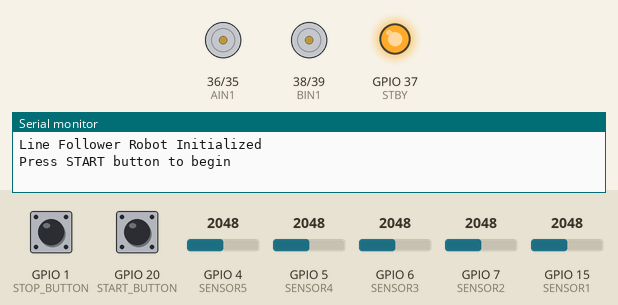
Simulated run of this sketch. Board: ESP32-S3. Shown: motor-driver pin pairs drawn as motors (green arrow = first pin HIGH = forward, orange = second pin HIGH = backward, longer = more drive, scaled by the enable pin, stopped while the standby pin is LOW), output pins drawn as LEDs (lit = HIGH), the last lines printed to the serial monitor. Inputs (shaded band) come from the test bench; at power-on: GPIO 20 (START_BUTTON) LOW, GPIO 4 (SENSOR5) = 2048, GPIO 1 (STOP_BUTTON) LOW, GPIO 6 (SENSOR3) = 2048, GPIO 5 (SENSOR4) = 2048, GPIO 7 (SENSOR2) = 2048, GPIO 15 (SENSOR1) = 2048.

Above: at 1.2 s.
1.3 s: GPIO 20 (START_BUTTON) pulled HIGH for 0.15 s
At 1.7 s:
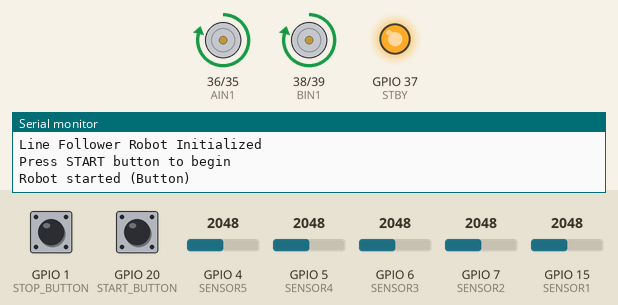
2.9 s: GPIO 4 (SENSOR5) set to 1772
4.4 s: GPIO 4 (SENSOR5) set to 1669
At 5.6 s:
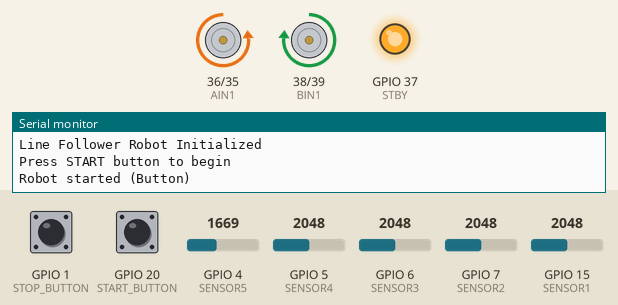
5.9 s: GPIO 1 (STOP_BUTTON) pulled HIGH for 0.15 s
At 6.3 s:
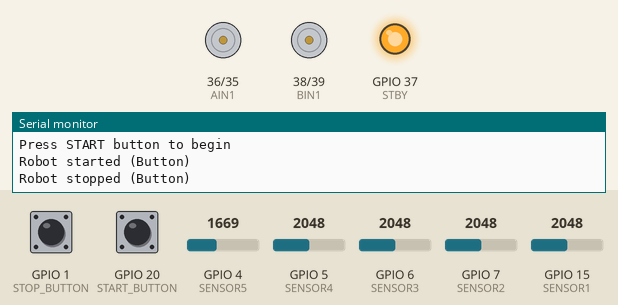
7.5 s: GPIO 20 (START_BUTTON) pulled HIGH for 1 s
At 8.8 s:
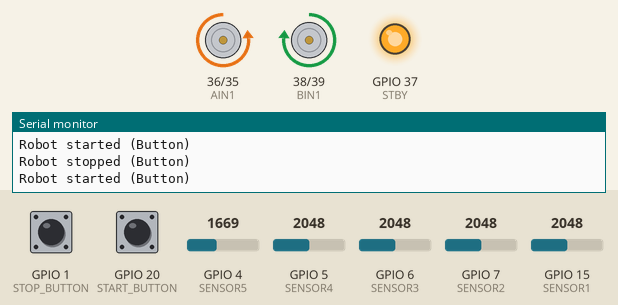
10.0 s: GPIO 6 (SENSOR3) set to 1660
At 11.1 s:
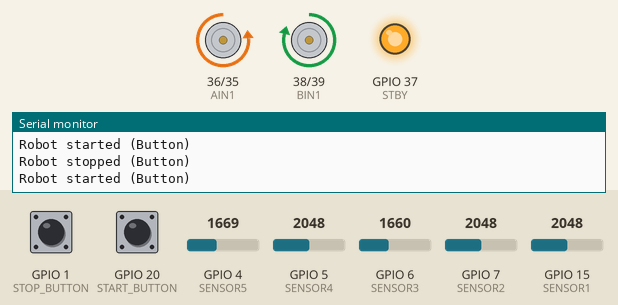
Timing chart, 0 to 12.5 s (numbered marks = the images above; inputs shaded):
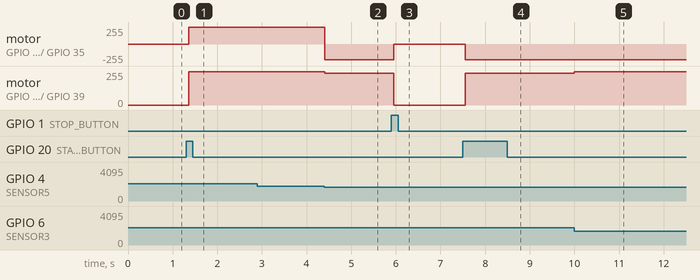

The sketch:

test7.ino
```cpp
// Line Follower Robot with Physical Button Control
// ESP32S with TCRT5000 sensors and TB6612FNG motor driver

// TCRT5000 Sensor Pins (analog)
#define SENSOR1 15
#define SENSOR2 7
#define SENSOR3 6
#define SENSOR4 5
#define SENSOR5 4

// TB6612FNG Motor Driver Pins
#define PWMA 21
#define AIN2 35
#define AIN1 36
#define STBY 37
#define BIN1 38
#define BIN2 39
#define PWMB 40

// Button Pins (with internal pull-down)
#define START_BUTTON 20
#define STOP_BUTTON 1

// Motor speed settings
#define BASE_SPEED 250
#define MAX_SPEED 255
#define TURN_SPEED 240

// PWM settings
#define PWM_FREQ 1000
#define PWM_RESOLUTION 8
#define PWM_CHANNEL_A 0
#define PWM_CHANNEL_B 1

// Button debounce settings
#define DEBOUNCE_DELAY 50

// Global variables
bool robotRunning = false;
int sensorValues[5] = {0, 0, 0, 0, 0};
int threshold = 1700; // Adjust based on your sensor calibration
int lastDirection = 0; // -1 for left, 1 for right, 0 for center

// Button variables
bool lastStartButtonState = LOW;
bool lastStopButtonState = LOW;
unsigned long lastStartDebounceTime = 0;
unsigned long lastStopDebounceTime = 0;

void setup() {
  Serial.begin(115200);

  // Initialize sensor pins
  pinMode(SENSOR1, INPUT);
  pinMode(SENSOR2, INPUT);
  pinMode(SENSOR3, INPUT);
  pinMode(SENSOR4, INPUT);
  pinMode(SENSOR5, INPUT);

  // Initialize button pins with internal pull-down
  pinMode(START_BUTTON, INPUT_PULLDOWN);
  pinMode(STOP_BUTTON, INPUT_PULLDOWN);

  // Initialize motor driver pins
  pinMode(AIN1, OUTPUT);
  pinMode(AIN2, OUTPUT);
  pinMode(BIN1, OUTPUT);
  pinMode(BIN2, OUTPUT);
  pinMode(STBY, OUTPUT);

  // Setup PWM channels
  ledcSetup(PWM_CHANNEL_A, PWM_FREQ, PWM_RESOLUTION);
  ledcSetup(PWM_CHANNEL_B, PWM_FREQ, PWM_RESOLUTION);
  ledcAttachPin(PWMA, PWM_CHANNEL_A);
  ledcAttachPin(PWMB, PWM_CHANNEL_B);

  // Enable motor driver
  digitalWrite(STBY, HIGH);

  // Stop motors initially
  stopMotors();

  Serial.println("Line Follower Robot Initialized");
  Serial.println("Press START button to begin");
}

void loop() {
  // Read and handle button presses
  handleButtons();

  // Read sensor values
  readSensors();

  // Run line following algorithm if robot is started
  if (robotRunning) {
    followLine();
  }

  delay(5); // Reduced delay for faster response
}

void handleButtons() {
  // Read current button states
  bool startButtonReading = digitalRead(START_BUTTON);
  bool stopButtonReading = digitalRead(STOP_BUTTON);

  // Handle Start Button with debouncing
  if (startButtonReading != lastStartButtonState) {
    lastStartDebounceTime = millis();
  }

  if ((millis() - lastStartDebounceTime) > DEBOUNCE_DELAY) {
    if (startButtonReading == HIGH && !robotRunning) {
      robotRunning = true;
      Serial.println("Robot started (Button)");
    }
  }

  lastStartButtonState = startButtonReading;

  // Handle Stop Button with debouncing
  if (stopButtonReading != lastStopButtonState) {
    lastStopDebounceTime = millis();
  }

  if ((millis() - lastStopDebounceTime) > DEBOUNCE_DELAY) {
    if (stopButtonReading == HIGH && robotRunning) {
      robotRunning = false;
      stopMotors();
      Serial.println("Robot stopped (Button)");
    }
  }

  lastStopButtonState = stopButtonReading;
}

void readSensors() {
  sensorValues[0] = analogRead(SENSOR1);
  sensorValues[1] = analogRead(SENSOR2);
  sensorValues[2] = analogRead(SENSOR3);
  sensorValues[3] = analogRead(SENSOR4);
  sensorValues[4] = analogRead(SENSOR5);
}

void followLine() {
  // Convert analog values to digital (1 = black line detected, 0 = white)
  bool s1 = sensorValues[0] > threshold;
  bool s2 = sensorValues[1] > threshold;
  bool s3 = sensorValues[2] > threshold;
  bool s4 = sensorValues[3] > threshold;
  bool s5 = sensorValues[4] > threshold;

  // Check if any sensor detects the line
  bool lineDetected = s1 || s2 || s3 || s4 || s5;

  // Priority-based line following logic
  if (!lineDetected) {
    // No line detected - continue rotating in the last known direction
    if (lastDirection == -1) {
      rotateLeft(TURN_SPEED);
    }
    else if (lastDirection == 1) {
      rotateRight(TURN_SPEED);
    }
    else {
      rotateRight(TURN_SPEED);
      lastDirection = 1;
    }
  }
  // FORWARD - 1 1 1 1 1
  else if (s1 && s2 && s3 && s4 && s5) {
    moveForward(BASE_SPEED);
    lastDirection = 0;
  }
  // FORWARD - MIDDLE ONLY - 0 0 1 0 0
  else if (!s1 && !s2 && s3 && !s4 && !s5) {
    moveForward(MAX_SPEED);
    lastDirection = 0;
  }
  // FFORWARD - NO MIDDLE - 0 1 0 1 0
  else if (!s1 && s2 && !s3 && s4 && !s5) {
    moveForward(BASE_SPEED);
    lastDirection = 0;
  }
  // FFORWARD - NO MIDDLE - 1 0 0 0 1
  else if (s1 && !s2 && !s3 && !s4 && s5) {
    moveForward(BASE_SPEED);
    lastDirection = 0;
  }
  // FFORWARD - NO MIDDLE - 1 1 0 1 1
  else if (s1 && s2 && !s3 && s4 && s5) {
    moveForward(BASE_SPEED);
    lastDirection = 0;
  }
  // FORWARD - LEFT MIDDLE ONLY - 0 1 0 0 0
  else if (!s1 && s2 && !s3 && !s4 && !s5) {
    moveForward(MAX_SPEED);
    lastDirection = -1;
  }
  // FORWARD - RIGHT MIDDLE ONLY - 0 0 0 1 0
  else if (!s1 && !s2 && !s3 && s4 && !s5) {
    moveForward(MAX_SPEED);
    lastDirection = 1;
  }
  // FORWARD - MIDDLE ONLY - 0 1 1 1 0
  else if (!s1 && s2 && s3 && s4 && !s5) {
    moveForward(MAX_SPEED);
    lastDirection = 0;
  }
  // FFORWARD - NO MIDDLE - 1 0 1 0 1
  else if (s1 && !s2 && s3 && !s4 && s5) {
    moveForward(BASE_SPEED);
    lastDirection = 0;
  }
  // FFORWARD - LEFT - 1 0 1 0 0
  else if (s1 && !s2 && !s3 && s4 && !s5) {
    turnLeft(TURN_SPEED, BASE_SPEED);
    lastDirection = -1;
  }
  // FFORWARD - LEFT - 1 0 0 1 0
  else if (s1 && !s2 && !s3 && s4 && !s5) {
    moveForward(BASE_SPEED);
    lastDirection = -1;
  }
  // ANGLE RIGHT - 0 0 1 0 1
  else if (!s1 && !s2 && s3 && !s4 && s5) {
    turnRight(BASE_SPEED, TURN_SPEED);
    lastDirection = 1;
  }
  // FFORWARD - LEFT - 0 1 0 0 1
  else if (!s1 && s2 && !s3 && !s4 && s5) {
    moveForward(BASE_SPEED);
    lastDirection = 1;
  }
  // SHARP LEFT - 1 0 0 0 0
  else if (s1 && !s2 && !s3 && !s4 && !s5) {
    rotateLeft(TURN_SPEED);
    lastDirection = -1;
  }
  // SHARP RIGHT - 0 0 0 0 1
  else if (!s1 && !s2 && !s3 && !s4 && s5) {
    rotateRight(TURN_SPEED);
    lastDirection = 1;
  }
  // ANGLE LEFT - 1 1 0 0 0
  else if (s1 && s2 && !s3 && !s4 && !s5) {
    turnLeft(TURN_SPEED, BASE_SPEED);
    lastDirection = -1;
  }
  // ANGLE LEFT - 0 1 1 0 0
  else if (!s1 && s2 && s3 && !s4 && !s5) {
    turnLeft(TURN_SPEED, BASE_SPEED);
    lastDirection = -1;
  }
  // ANGLE RIGHT - 0 0 1 1 0
  else if (!s1 && !s2 && s3 && s4 && !s5) {
    turnRight(BASE_SPEED, TURN_SPEED);
    lastDirection = 1;
  }
  // ANGLE RIGHT - 0 0 0 1 1
  else if (!s1 && !s2 && !s3 && s4 && s5) {
    turnRight(BASE_SPEED, TURN_SPEED);
    lastDirection = 1;
  }
  // SLIGHT LEFT - 1 1 0 1 0
  else if (s1 && s2 && !s3 && s4 && !s5) {
    turnLeft(TURN_SPEED, BASE_SPEED);
    lastDirection = -1;
  }
  // SLIGHT LEFT - 1 1 0 0 1
  else if (s1 && s2 && !s3 && !s4 && s5) {
    rotateLeft(TURN_SPEED);
    lastDirection = -1;
  }
  // SLIGHT LEFT - 1 1 1 0 0
  else if (s1 && s2 && s3 && !s4 && !s5) {
    rotateLeft(TURN_SPEED);
    lastDirection = -1;
  }
  // SLIGHT LEFT - 1 1 1 0 1
  else if (s1 && s2 && s3 && !s4 && s5) {
    rotateLeft(TURN_SPEED);
    lastDirection = -1;
  }
  // SLIGHT LEFT - 1 1 1 1 0
  else if (s1 && s2 && s3 && s4 && !s5) {
    rotateLeft(TURN_SPEED);
    lastDirection = -1;
  }
  // SLIGHT RIGHT - 0 1 0 1 1
  else if (!s1 && s2 && !s3 && s4 && s5) {
    turnRight(BASE_SPEED, BASE_SPEED);
    lastDirection = 1;
  }
  // SLIGHT RIGHT - 1 0 0 1 1
  else if (s1 && !s2 && !s3 && s4 && s5) {
    rotateLeft(TURN_SPEED);
    lastDirection = 1;
  }
  // SLIGHT RIGHT - 0 1 1 1 1
  else if (!s1 && s2 && s3 && s4 && s5) {
    rotateLeft(TURN_SPEED);
    lastDirection = 1;
  }
  // SLIGHT RIGHT - 1 0 1 1 1
  else if (s1 && !s2 && s3 && s4 && s5) {
    rotateLeft(TURN_SPEED);
    lastDirection = 1;
  }
  // SLIGHT RIGHT - 0 0 1 1 1
  else if (!s1 && !s2 && s3 && s4 && s5) {
    rotateLeft(TURN_SPEED);
    lastDirection = 1;
  }
}

void moveForward(int speed) {
  digitalWrite(AIN1, HIGH);
  digitalWrite(AIN2, LOW);
  digitalWrite(BIN1, HIGH);
  digitalWrite(BIN2, LOW);
  ledcWrite(PWM_CHANNEL_A, speed);
  ledcWrite(PWM_CHANNEL_B, speed);
}

void moveBackward(int speed) {
  digitalWrite(AIN1, LOW);
  digitalWrite(AIN2, HIGH);
  digitalWrite(BIN1, LOW);
  digitalWrite(BIN2, HIGH);
  ledcWrite(PWM_CHANNEL_A, speed);
  ledcWrite(PWM_CHANNEL_B, speed);
}

void turnLeft(int leftSpeed, int rightSpeed) {
  digitalWrite(AIN1, LOW);
  digitalWrite(AIN2, HIGH);
  digitalWrite(BIN1, HIGH);
  digitalWrite(BIN2, LOW);
  ledcWrite(PWM_CHANNEL_A, leftSpeed);
  ledcWrite(PWM_CHANNEL_B, rightSpeed);
}

void turnRight(int leftSpeed, int rightSpeed) {
  digitalWrite(AIN1, HIGH);
  digitalWrite(AIN2, LOW);
  digitalWrite(BIN1, LOW);
  digitalWrite(BIN2, HIGH);
  ledcWrite(PWM_CHANNEL_A, leftSpeed);
  ledcWrite(PWM_CHANNEL_B, rightSpeed);
}

void rotateLeft(int speed) {
  // Rotate in place - left motor backward, right motor forward
  digitalWrite(AIN1, LOW);
  digitalWrite(AIN2, HIGH);
  digitalWrite(BIN1, HIGH);
  digitalWrite(BIN2, LOW);
  ledcWrite(PWM_CHANNEL_A, speed);
  ledcWrite(PWM_CHANNEL_B, speed);
}

void rotateRight(int speed) {
  // Rotate in place - left motor forward, right motor backward
  digitalWrite(AIN1, HIGH);
  digitalWrite(AIN2, LOW);
  digitalWrite(BIN1, LOW);
  digitalWrite(BIN2, HIGH);
  ledcWrite(PWM_CHANNEL_A, speed);
  ledcWrite(PWM_CHANNEL_B, speed);
}

void stopMotors() {
  digitalWrite(AIN1, LOW);
  digitalWrite(AIN2, LOW);
  digitalWrite(BIN1, LOW);
  digitalWrite(BIN2, LOW);
  ledcWrite(PWM_CHANNEL_A, 0);
  ledcWrite(PWM_CHANNEL_B, 0);
}
```

Measured:
- the behaviour switches between 1701 and 1700 on GPIO 4 (SENSOR5) (found by bisection; images 1 and 2)
- after the input at 1.3 s, motor on GPIO 36 (AIN1) / GPIO 35 (AIN2), motor on GPIO 38 (BIN1) / GPIO 39 (BIN2): stopped → forward 249/255 after 0.06 s
- after the input at 2.9 s, every drawn part: stays the same
- after the input at 4.4 s, motor on GPIO 36 (AIN1) / GPIO 35 (AIN2): forward 249/255 → backward 239/255 at once; motor on GPIO 38 (BIN1) / GPIO 39 (BIN2): forward 249/255 → forward 239/255 at once
- after the input at 5.9 s, motor on GPIO 36 (AIN1) / GPIO 35 (AIN2): backward 239/255 → stopped after 0.05 s; motor on GPIO 38 (BIN1) / GPIO 39 (BIN2): forward 239/255 → stopped after 0.05 s
- after the input at 7.5 s, motor on GPIO 36 (AIN1) / GPIO 35 (AIN2): stopped → backward 239/255 after 0.05 s; motor on GPIO 38 (BIN1) / GPIO 39 (BIN2): stopped → forward 239/255 after 0.05 s
- after the input at 10.0 s, motor on GPIO 38 (BIN1) / GPIO 39 (BIN2): forward 239/255 → forward 249/255 at once
